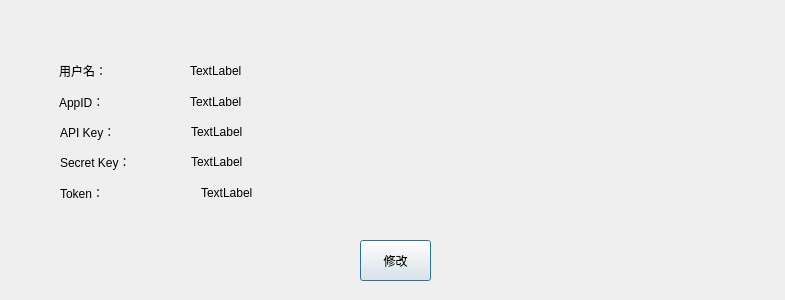
<?xml version="1.0" encoding="UTF-8"?>
<ui version="4.0">
 <class>ConfigWidget</class>
 <widget class="QDialog" name="ConfigWidget">
  <property name="geometry">
   <rect>
    <x>0</x>
    <y>0</y>
    <width>785</width>
    <height>300</height>
   </rect>
  </property>
  <property name="windowTitle">
   <string>用户信息</string>
  </property>
  <widget class="QWidget" name="layoutWidget_4">
   <property name="geometry">
    <rect>
     <x>60</x>
     <y>150</y>
     <width>631</width>
     <height>23</height>
    </rect>
   </property>
   <layout class="QHBoxLayout" name="horizontalLayout_7" stretch="1,4">
    <item>
     <widget class="QLabel" name="label_7">
      <property name="text">
       <string>Secret Key：</string>
      </property>
     </widget>
    </item>
    <item>
     <widget class="QLabel" name="label_SK">
      <property name="text">
       <string>TextLabel</string>
      </property>
     </widget>
    </item>
   </layout>
  </widget>
  <widget class="QWidget" name="layoutWidget_5">
   <property name="geometry">
    <rect>
     <x>60</x>
     <y>181</y>
     <width>681</width>
     <height>23</height>
    </rect>
   </property>
   <layout class="QHBoxLayout" name="horizontalLayout_9" stretch="1,4">
    <item>
     <widget class="QLabel" name="label_9">
      <property name="text">
       <string>Token：</string>
      </property>
     </widget>
    </item>
    <item>
     <widget class="QLabel" name="label_token">
      <property name="text">
       <string>TextLabel</string>
      </property>
     </widget>
    </item>
   </layout>
  </widget>
  <widget class="QWidget" name="layoutWidget">
   <property name="geometry">
    <rect>
     <x>59</x>
     <y>59</y>
     <width>631</width>
     <height>23</height>
    </rect>
   </property>
   <layout class="QHBoxLayout" name="horizontalLayout_8" stretch="1,4">
    <item>
     <widget class="QLabel" name="label_8">
      <property name="text">
       <string>用户名：</string>
      </property>
     </widget>
    </item>
    <item>
     <widget class="QLabel" name="label_username">
      <property name="text">
       <string>TextLabel</string>
      </property>
     </widget>
    </item>
   </layout>
  </widget>
  <widget class="QWidget" name="layoutWidget_3">
   <property name="geometry">
    <rect>
     <x>60</x>
     <y>120</y>
     <width>631</width>
     <height>23</height>
    </rect>
   </property>
   <layout class="QHBoxLayout" name="horizontalLayout_10" stretch="1,4">
    <item>
     <widget class="QLabel" name="label_10">
      <property name="text">
       <string>API Key：</string>
      </property>
     </widget>
    </item>
    <item>
     <widget class="QLabel" name="label_APIK">
      <property name="text">
       <string>TextLabel</string>
      </property>
     </widget>
    </item>
   </layout>
  </widget>
  <widget class="QPushButton" name="confirmBtn">
   <property name="geometry">
    <rect>
     <x>360</x>
     <y>240</y>
     <width>71</width>
     <height>41</height>
    </rect>
   </property>
   <property name="text">
    <string>修改</string>
   </property>
  </widget>
  <widget class="QWidget" name="layoutWidget_2">
   <property name="geometry">
    <rect>
     <x>59</x>
     <y>90</y>
     <width>631</width>
     <height>23</height>
    </rect>
   </property>
   <layout class="QHBoxLayout" name="horizontalLayout_6" stretch="1,4">
    <item>
     <widget class="QLabel" name="label_6">
      <property name="text">
       <string>AppID：</string>
      </property>
     </widget>
    </item>
    <item>
     <widget class="QLabel" name="label_AppID">
      <property name="text">
       <string>TextLabel</string>
      </property>
     </widget>
    </item>
   </layout>
  </widget>
 </widget>
 <resources/>
 <connections/>
</ui>
